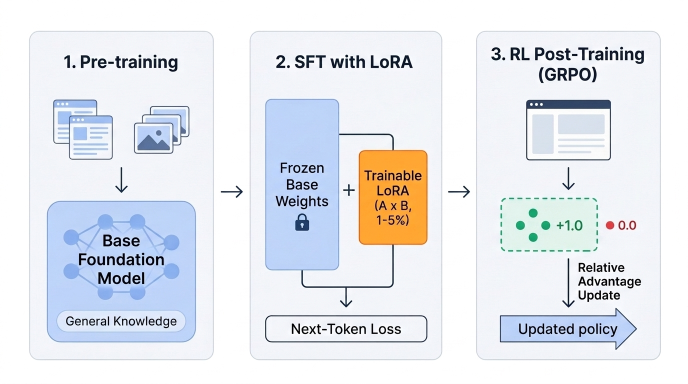
#> input picture assets/training_stages_sft_lora_grpo.jpg, 1376 x 768 px (shown at 1/2 size); its folder holds only this picture in this run
$ python -i desktop_perceiver.py   (imports and definitions only)
#> lines starting #> are read from the running program, lines starting #| are printed output that depends on the picture
#> further down, picture is the input picture: PIL image 1376x768 RGB; mean R, G, B 229.7, 232.6, 238
"""Fast local perception for desktop Chrome: WinRT OCR, top-bar UIA URL/tabs, and post-click diff analysis."""

from __future__ import annotations

import hashlib
import json
import os
from pathlib import Path
import queue
import re
import subprocess
import tempfile
import threading
import time
from typing import Any
from urllib.parse import urlsplit

import numpy as np
from PIL import Image, ImageOps

_URL_SCHEME_RE = re.compile(r"^https?://\S+$", re.IGNORECASE)
_DOMAIN_LIKE_RE = re.compile(
    r"^(?:localhost(?::\d+)?|127\.0\.0\.1(?::\d+)?|(?:[a-z0-9-]+\.)+[a-z]{2,}(?::\d+)?)(?:/[^\s]*)?$",
    re.IGNORECASE,
)
_CJK_RE = re.compile(r"[\u4e00-\u9fff]")
_CJK_INTER_SPACE_RE = re.compile(
    r"(?<=[\u4e00-\u9fff\u3000-\u303f\uff00-\uffef])\s+(?=[\u4e00-\u9fff\u3000-\u303f\uff00-\uffef])"
)

_PS_WINRT_OCR_SCRIPT = r"""
[Console]::InputEncoding = New-Object System.Text.UTF8Encoding($false)
[Console]::OutputEncoding = New-Object System.Text.UTF8Encoding($false)
$OutputEncoding = New-Object System.Text.UTF8Encoding($false)
Add-Type -AssemblyName System.Runtime.WindowsRuntime
$asTaskGeneric = ([System.WindowsRuntimeSystemExtensions].GetMethods() | Where-Object {
    $_.Name -eq 'AsTask' -and $_.GetParameters().Count -eq 1 -and $_.GetParameters()[0].ParameterType.Name -eq 'IAsyncOperation`1'
})[0]
function Await($WinRtTask, $ResultType) {
    $asTask = $asTaskGeneric.MakeGenericMethod($ResultType)
    $netTask = $asTask.Invoke($null, @($WinRtTask))
    $netTask.Wait(-1) | Out-Null
    $netTask.Result
}
[Windows.Storage.StorageFile,Windows.Storage,ContentType=WindowsRuntime] | Out-Null
[Windows.Graphics.Imaging.BitmapDecoder,Windows.Graphics.Imaging,ContentType=WindowsRuntime] | Out-Null
[Windows.Media.Ocr.OcrEngine,Windows.Foundation,ContentType=WindowsRuntime] | Out-Null

$engine = [Windows.Media.Ocr.OcrEngine]::TryCreateFromUserProfileLanguages()
if ($null -eq $engine) {
    $langs = @([Windows.Media.Ocr.OcrEngine]::AvailableRecognizerLanguages)
    if ($langs.Count -gt 0) {
        $engine = [Windows.Media.Ocr.OcrEngine]::TryCreateFromLanguage($langs[0])
    }
}

while ($true) {
    $imgPath = [Console]::In.ReadLine()
    if ($null -eq $imgPath) { break }
    $imgPath = $imgPath.Trim()
    if ($imgPath -eq 'QUIT') { break }
    if (-not $imgPath) { continue }
    $stream = $null
    $bitmap = $null
    try {
        if ($null -eq $engine) {
            [Console]::Out.WriteLine('{"ok":false,"error":"ocr_engine_unavailable","lines":[]}')
            continue
        }
        $file = Await ([Windows.Storage.StorageFile]::GetFileFromPathAsync($imgPath)) ([Windows.Storage.StorageFile])
        $stream = Await ($file.OpenAsync([Windows.Storage.FileAccessMode]::Read)) ([Windows.Storage.Streams.IRandomAccessStream])
        $decoder = Await ([Windows.Graphics.Imaging.BitmapDecoder]::CreateAsync($stream)) ([Windows.Graphics.Imaging.BitmapDecoder])
        $bitmap = Await ($decoder.GetSoftwareBitmapAsync()) ([Windows.Graphics.Imaging.SoftwareBitmap])
        $res = Await ($engine.RecognizeAsync($bitmap)) ([Windows.Media.Ocr.OcrResult])
        $pxW = [int]$bitmap.PixelWidth
        $pxH = [int]$bitmap.PixelHeight
        $bitmap.Dispose(); $bitmap = $null
        $stream.Dispose(); $stream = $null
        $decoder = $null
        $file = $null
        $linesOut = New-Object System.Collections.Generic.List[object]
        foreach ($ln in @($res.Lines)) {
            $words = @($ln.Words)
            if ($words.Count -eq 0) { continue }
            $x1 = [double]::MaxValue; $y1 = [double]::MaxValue
            $x2 = 0.0; $y2 = 0.0
            foreach ($w in $words) {
                $r = $w.BoundingRect
                if ($r.X -lt $x1) { $x1 = $r.X }
                if ($r.Y -lt $y1) { $y1 = $r.Y }
                if (($r.X + $r.Width) -gt $x2) { $x2 = $r.X + $r.Width }
                if (($r.Y + $r.Height) -gt $y2) { $y2 = $r.Y + $r.Height }
            }
            $txt = if ($null -ne $ln.Text) { $ln.Text.Trim() } else { '' }
            if ($txt) {
                $linesOut.Add(@{
                    text = $txt
                    box = @([int][Math]::Round($x1), [int][Math]::Round($y1), [int][Math]::Round($x2), [int][Math]::Round($y2))
                })
            }
        }
        $payload = @{
            ok = $true
            width = $pxW
            height = $pxH
            lines = $linesOut.ToArray()
        }
        [Console]::Out.WriteLine((ConvertTo-Json -InputObject $payload -Compress -Depth 5))
    } catch {
        if ($null -ne $bitmap) { try { $bitmap.Dispose() } catch {} }
        if ($null -ne $stream) { try { $stream.Dispose() } catch {} }
        $errJson = ConvertTo-Json $_.Exception.Message -Compress
        [Console]::Out.WriteLine(('{"ok":false,"error":' + $errJson + ',"lines":[]}'))
    }
}
"""

_PS_UIA_URL_SCRIPT = r"""
[Console]::InputEncoding = New-Object System.Text.UTF8Encoding($false)
[Console]::OutputEncoding = New-Object System.Text.UTF8Encoding($false)
$OutputEncoding = New-Object System.Text.UTF8Encoding($false)
Add-Type -AssemblyName UIAutomationClient, UIAutomationTypes

$editCond = New-Object System.Windows.Automation.PropertyCondition(
    [System.Windows.Automation.AutomationElement]::ControlTypeProperty,
    [System.Windows.Automation.ControlType]::Edit
)
$tabCond = New-Object System.Windows.Automation.PropertyCondition(
    [System.Windows.Automation.AutomationElement]::ControlTypeProperty,
    [System.Windows.Automation.ControlType]::TabItem
)
$topCond = New-Object System.Windows.Automation.OrCondition($editCond, $tabCond)

while ($true) {
    $line = [Console]::In.ReadLine()
    if ($null -eq $line) { break }
    $line = $line.Trim()
    if ($line -eq 'QUIT') { break }
    if (-not $line) { continue }
    try {
        $parts = $line.Split(',')
        $hwndVal = [Int64]$parts[0]
        $maxY = [Double]$parts[1]
        $root = [System.Windows.Automation.AutomationElement]::FromHandle([IntPtr]$hwndVal)
        $all = $root.FindAll([System.Windows.Automation.TreeScope]::Descendants, $topCond)
        $edits = New-Object System.Collections.Generic.List[object]
        $tabs = New-Object System.Collections.Generic.List[object]
        for ($i = 0; $i -lt $all.Count; $i++) {
            $el = $all.Item($i)
            $c = $el.Current
            if ($c.IsOffscreen) { continue }
            $br = $c.BoundingRectangle
            if ($br.IsEmpty -or $br.Width -le 1 -or $br.Height -le 1) { continue }
            if ($br.Bottom -gt $maxY) { continue }
            $ct = $c.ControlType.ProgrammaticName
            $name = if ($null -ne $c.Name) { $c.Name.Trim() } else { '' }
            if ($ct -eq 'ControlType.Edit') {
                $val = ''
                try {
                    $vp = $el.GetCurrentPattern([System.Windows.Automation.ValuePattern]::Pattern)
                    if ($null -ne $vp -and $null -ne $vp.Current.Value) {
                        $val = $vp.Current.Value.Trim()
                    }
                } catch {}
                $edits.Add(@{
                    name = $name
                    value = $val
                    left = [int][Math]::Round($br.Left)
                    top = [int][Math]::Round($br.Top)
                    right = [int][Math]::Round($br.Right)
                    bottom = [int][Math]::Round($br.Bottom)
                })
            } elseif ($ct -eq 'ControlType.TabItem' -and $name) {
                $tabs.Add(@{
                    title = $name
                    left = [int][Math]::Round($br.Left)
                    top = [int][Math]::Round($br.Top)
                    right = [int][Math]::Round($br.Right)
                    bottom = [int][Math]::Round($br.Bottom)
                })
            }
        }
        $payload = @{
            ok = $true
            edits = $edits.ToArray()
            tabs = $tabs.ToArray()
        }
        [Console]::Out.WriteLine((ConvertTo-Json -InputObject $payload -Compress -Depth 5))
    } catch {
        $errJson = ConvertTo-Json $_.Exception.Message -Compress
        [Console]::Out.WriteLine(('{"ok":false,"error":' + $errJson + ',"edits":[],"tabs":[]}'))
    }
}
"""


# [37 lines left out: functions _normalize_url_candidate, _should_keep_ocr_line, _infer_url_from_lines, not called in this run]


class _PersistentPSWorker:
    """Manages a single warm UTF-8 PowerShell worker process with non-blocking line reads."""

    def __init__(self, script_text: str, name: str) -> None:
        self._script_text = script_text
        self._name = name
        self._proc: subprocess.Popen[str] | None = None
        self._queue: queue.Queue[str | None] = queue.Queue()
        self._reader: threading.Thread | None = None
        self._io_lock = threading.Lock()

    def _start(self) -> None:
        self._stop_now()
        self._queue = queue.Queue()
        self._proc = subprocess.Popen(
            [
                "powershell.exe",
                "-NoProfile",
                "-NonInteractive",
                "-ExecutionPolicy",
                "Bypass",
                "-Command",
                self._script_text,
            ],
            stdin=subprocess.PIPE,
            stdout=subprocess.PIPE,
            stderr=subprocess.DEVNULL,
            text=True,
            encoding="utf-8",
            errors="replace",
            creationflags=getattr(subprocess, "CREATE_NO_WINDOW", 0),
        )
        proc = self._proc

        # [9 lines left out: function _pump, not called in this run]

        self._reader = threading.Thread(target=_pump, daemon=True, name=f"ps-worker-{self._name}")
        self._reader.start()

    def _stop_now(self) -> None:
        proc = self._proc
        self._proc = None
        if proc is None:
            return
        try:
            if proc.poll() is None and proc.stdin is not None:
                proc.stdin.write("QUIT\n")
                proc.stdin.flush()
                proc.wait(timeout=1.5)
        except Exception:
            pass
        if proc.poll() is None:
            try:
                proc.terminate()
                proc.wait(timeout=1.5)
            except Exception:
                try:
                    proc.kill()
                    proc.wait(timeout=1.0)
                except Exception:
                    pass

    def request(self, line_in: str, timeout_s: float = 8.0) -> dict[str, Any]:
        with self._io_lock:
            for attempt in range(2):
                if self._proc is None or self._proc.poll() is not None:
                    self._start()
                assert self._proc is not None and self._proc.stdin is not None
                while not self._queue.empty():
                    try:
                        self._queue.get_nowait()
                    except queue.Empty:
                        break
                try:
                    self._proc.stdin.write(line_in + "\n")
                    self._proc.stdin.flush()
                    raw = self._queue.get(timeout=timeout_s)
                    if raw is None:
                        raise EOFError("worker stdout closed")
                    raw = raw.strip()
                    if not raw:
                        return {"ok": False, "error": "empty_response"}
                    return dict(json.loads(raw))
                except Exception as exc:
                    self._stop_now()
                    if attempt == 1:
                        return {"ok": False, "error": str(exc)}
        return {"ok": False, "error": "worker_failed"}

    def close(self) -> None:
        with self._io_lock:
            self._stop_now()


class PersistentWinRTOCR:
    """Warm Windows 11 WinRT OCR engine for zero-dependency desktop text & element extraction."""

    def __init__(self, timeout_s: float = 8.0) -> None:
        self._timeout_s = timeout_s
        self._worker = _PersistentPSWorker(_PS_WINRT_OCR_SCRIPT, name="winrt-ocr")
        self._call_lock = threading.Lock()
        self._seq = 0
        self._created_tmps: list[Path] = []
        self._tmp_path = Path(tempfile.gettempdir()) / f"cua_ocr_{os.getpid()}_{id(self):x}_0.bmp"
        self._last_cache_key: tuple[str, int, int] | None = None
        self._last_cache_val: dict[str, Any] | None = None

    # [13 lines left out: function _cleanup_old_tmps, not called in this run]

    def recognize(
        self,
        img: Image.Image,
        max_elements: int = 60,
        max_chars: int = 2400,
    ) -> dict[str, Any]:
#> called with max_elements = 60, max_chars = 2400
        t0 = time.perf_counter()
        if img.width <= 1 or img.height <= 1:
            return {"ocr_elements": [], "page_text": "", "ocr_ms": 0.0, "inferred_url": ""}

        with self._call_lock:
            rgb = img if img.mode == "RGB" else img.convert("RGB")
            frame_hash = hashlib.blake2b(rgb.tobytes(), digest_size=16).hexdigest()
#> frame_hash = '0d2865575bcabfcd14d82005d2036411'
            cache_key = (frame_hash, int(max_elements), int(max_chars))
#> cache_key = ('0d2865575bcabfcd14d82005d2036411', 60, 2400)
            if self._last_cache_key == cache_key and self._last_cache_val is not None:
                cached = dict(self._last_cache_val)
                cached["ocr_elements"] = [dict(el) for el in cached.get("ocr_elements", [])]
                cached["ocr_ms"] = 0.0
                return cached

            luma_sample = rgb.resize((min(160, rgb.width), min(90, rgb.height)), Image.Resampling.BILINEAR).convert("L")
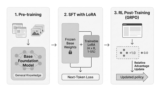
#> luma_sample: PIL image 160x90 L; min 65, max 255, mean 232.4
            mean_luma = float(np.asarray(luma_sample, dtype=np.float32).mean())
#> mean_luma = 232.4

            if rgb.width <= 1300:
                work = rgb.resize((rgb.width * 2, rgb.height * 2), Image.Resampling.LANCZOS)
            elif rgb.width < 1950:
                target_w = min(2560, round(rgb.width * 1.4))
#> target_w = 1926
                target_h = max(1, round(rgb.height * target_w / rgb.width))
#> target_h = 1075
                work = rgb.resize((target_w, target_h), Image.Resampling.LANCZOS)
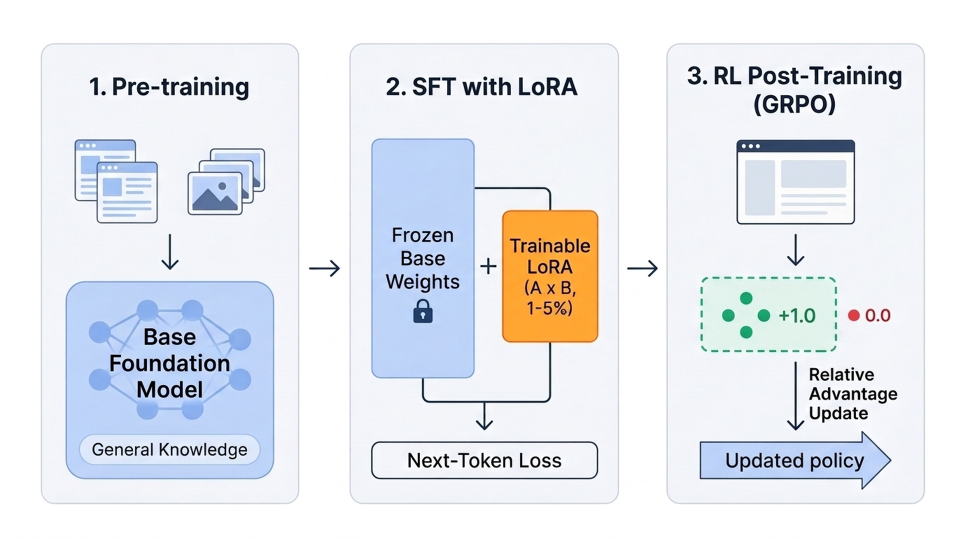
#> work: PIL image 1926x1075 RGB (shown at 1/2 size); mean R, G, B 229.7, 232.6, 237.9
            else:
                work = rgb
            if mean_luma < 95.0:
                work = ImageOps.invert(work)

            self._seq += 1
            tmp_path = Path(tempfile.gettempdir()) / f"cua_ocr_{os.getpid()}_{id(self):x}_{self._seq}.bmp"
            self._tmp_path = tmp_path
            self._created_tmps.append(tmp_path)
            work.save(tmp_path, format="BMP")
            raw_res = self._worker.request(str(tmp_path), timeout_s=self._timeout_s)
            self._cleanup_old_tmps(keep_latest=True)

        if not raw_res.get("ok"):
            return {
                "ocr_elements": [],
                "page_text": "",
                "ocr_ms": round((time.perf_counter() - t0) * 1000.0, 1),
                "inferred_url": "",
                "ocr_error": str(raw_res.get("error", "")),
            }

        work_w = max(1, int(raw_res.get("width") or work.width) - 1)
        work_h = max(1, int(raw_res.get("height") or work.height) - 1)
        candidates: list[dict[str, Any]] = []
        for ln in raw_res.get("lines") or []:
            txt = _CJK_INTER_SPACE_RE.sub("", re.sub(r"\s+", " ", str(ln.get("text", ""))).strip())
            if not _should_keep_ocr_line(txt):
                continue
            box = ln.get("box") or [0, 0, 0, 0]
            if len(box) != 4:
                continue
            nx1 = min(max(round(box[0] / work_w * 1000.0), 0), 1000)
            ny1 = min(max(round(box[1] / work_h * 1000.0), 0), 1000)
            nx2 = min(max(round(box[2] / work_w * 1000.0), nx1), 1000)
            ny2 = min(max(round(box[3] / work_h * 1000.0), ny1), 1000)
            cx = (nx1 + nx2) // 2
            cy = (ny1 + ny2) // 2
            candidates.append(
                {
                    "text": txt,
                    "rect_norm": [nx1, ny1, nx2, ny2],
                    "center_norm": [cx, cy],
                }
            )

        candidates.sort(key=lambda c: (c["center_norm"][1] // 18, c["rect_norm"][0], c["rect_norm"][1]))

        ocr_elements: list[dict[str, Any]] = []
        text_lines: list[str] = []
        seen_text: set[str] = set()
        total_chars = 0
        for item in candidates:
            t = item["text"]
            if len(ocr_elements) < max_elements:
                ocr_elements.append(
                    {
                        "id": len(ocr_elements) + 1,
                        "text": t[:120],
                        "rect_norm": item["rect_norm"],
                        "center_norm": item["center_norm"],
                    }
                )
            low_key = t.lower()
            if low_key not in seen_text and total_chars < max_chars:
                seen_text.add(low_key)
                remaining = max_chars - total_chars
                snippet = t[:remaining]
                text_lines.append(snippet)
                total_chars += len(snippet) + 1

        inferred_url = _infer_url_from_lines(ocr_elements)
        result = {
            "ocr_elements": ocr_elements,
            "page_text": "\n".join(text_lines),
            "ocr_ms": round((time.perf_counter() - t0) * 1000.0, 1),
            "inferred_url": inferred_url,
        }
        with self._call_lock:
            self._last_cache_key = cache_key
            self._last_cache_val = {
                **result,
                "ocr_elements": [dict(el) for el in ocr_elements],
            }
        return result

    # [7 lines left out: function close, not called in this run]


class DesktopChromeURLReader:
    """Reads desktop Chrome's top omnibox URL and visible tabs via bounded UIA walk."""

    def __init__(self, timeout_s: float = 4.0) -> None:
        self._timeout_s = timeout_s
        self._worker = _PersistentPSWorker(_PS_UIA_URL_SCRIPT, name="uia-url")

    # [34 lines left out: function read_url_and_tabs, not called in this run]

    def close(self) -> None:
        self._worker.close()


def _clean_match_text(s: str) -> str:
    t = re.sub(r"\s+", " ", (s or "")).strip().lower()
    return t.strip("「」『』\"'“”‘’[]()（）")


def _strip_alnum_punct(s: str) -> str:
    return re.sub(r"[\W_]+", "", s, flags=re.UNICODE)


# [145 lines left out: functions match_ocr_target, analyze_click_effect, not called in this run]

>>> from PIL import Image
>>> picture = Image.open('../assets/training_stages_sft_lora_grpo.jpg')
#> (the run stopped early here; a loop or call above may not have finished)
